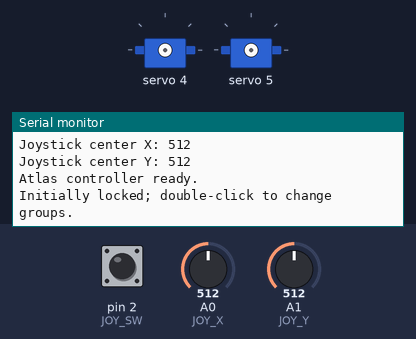
The sketch below on a simulated Arduino Uno, built with avr-gcc and run on an emulated ATmega328P. Parts: 2 × servo, the last lines printed to the serial monitor. Inputs (shaded band) come from the test bench; at power-on: pin 2 (JOY_SW) HIGH, A0 (JOY_X) = 512, A1 (JOY_Y) = 512.

Above: at 1.4 s.
1.5 s: pin 2 (JOY_SW) pulled LOW for 0.15 s
At 2.9 s:
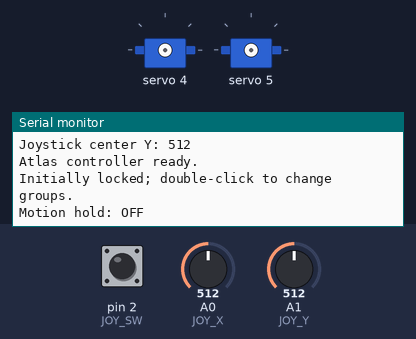
3.5 s: A0 (JOY_X) set to 566
5.0 s: A0 (JOY_X) set to 584
6.5 s: A1 (JOY_Y) set to 559
8.0 s: A1 (JOY_Y) set to 592
9.5 s: pin 2 (JOY_SW) pulled LOW for 1 s
At 11.4 s:
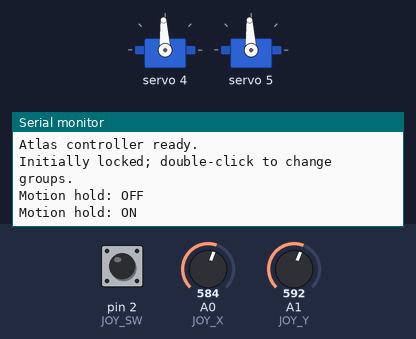

The sketch:

Atlas_V1.ino
```cpp
#include <Wire.h>
#include <Adafruit_PWMServoDriver.h>

// ---------- HARDWARE ----------
Adafruit_PWMServoDriver pca = Adafruit_PWMServoDriver(0x40);

const byte JOY_X  = A0;
const byte JOY_Y  = A1;
const byte JOY_SW = 2;

// ---------- CONTROL TIMING ----------
const unsigned long UPDATE_MS = 20;
const unsigned long DOUBLE_CLICK_MS = 500;
const unsigned long DEBOUNCE_MS = 30;

const int DEADZONE = 65;

// Conservative initial pulse range.
// Widen only after checking each joint's mechanical limits.
const int SERVO_MIN_US = 1000;
const int SERVO_MAX_US = 2000;

// ---------- JOINT DATA ----------
struct Joint {
  const char* name;
  byte channel;
  float currentAngle;
  int minAngle;
  int maxAngle;
  float maxStepPerUpdate;
  int direction;
  int lastSentAngle;
};

// Array order is PCA9685 channel order.
// Verify the physical channel-to-joint mapping before operation.
Joint joints[6] = {
  {"gripper",      0, 90, 30, 150, 0.70f,  1, -1},
  {"wristRotate",  1, 90, 30, 150, 0.50f,  1, -1},
  {"elbow",        2, 90, 30, 150, 0.50f,  1, -1},
  {"wristPitch",   3, 90, 30, 150, 0.50f,  1, -1},
  {"base",         4, 90, 30, 150, 0.50f,  1, -1},
  {"shoulder",     5, 90, 30, 150, 0.40f,  1, -1}
};

// Gripper range is deliberately conservative until calibrated.
// Increase its limits only after verifying the linkage cannot bind.

// Control pairs, in the agreed order.
const byte GROUPS[3][2] = {
  {4, 5},
  {2, 3},
  {1, 0}
};

const char* GROUP_NAMES[3] = {
  "Channels 4 & 5",
  "Channels 2 & 3",
  "Channels 1 & 0"
};

byte activeGroup = 0;

// Starts locked; no motion until explicitly unlocked.
bool holdMode = true;

// ---------- JOYSTICK CENTER ----------
int centerX = 512;
int centerY = 512;

// ---------- BUTTON STATE ----------
bool lastRawButton = HIGH;
bool stableButton = HIGH;

unsigned long lastDebounceTime = 0;
unsigned long firstClickTime = 0;
bool waitingForSecondClick = false;

// ---------- LOOP TIMING ----------
unsigned long lastUpdateTime = 0;


// Convert a logical angle to a PCA9685 PWM pulse.
void writeJointAngle(Joint &joint, int angle) {
  angle = constrain(angle, joint.minAngle, joint.maxAngle);

  unsigned long pulseUs =
    SERVO_MIN_US +
    (unsigned long)(SERVO_MAX_US - SERVO_MIN_US) * angle / 180UL;

  unsigned long ticks = pulseUs * 4096UL / 20000UL;

  pca.setPWM(joint.channel, 0, ticks);

  joint.lastSentAngle = angle;
}


// Convert the joystick displacement into a value from -1 to +1.
float readAxisCommand(int pin, int center) {
  int raw = analogRead(pin);
  int delta = raw - center;

  if (abs(delta) <= DEADZONE) {
    return 0.0f;
  }

  float command;

  if (delta > 0) {
    command = (delta - DEADZONE) /
              (float)(1023 - center - DEADZONE);
  } else {
    command = (delta + DEADZONE) /
              (float)(center - DEADZONE);
  }

  return constrain(command, -1.0f, 1.0f);
}


// Move one joint incrementally.
void updateJoint(Joint &joint, float command) {
  if (command == 0.0f) {
    return;
  }

  joint.currentAngle +=
    command * joint.maxStepPerUpdate * joint.direction;

  joint.currentAngle = constrain(
    joint.currentAngle,
    (float)joint.minAngle,
    (float)joint.maxAngle
  );

  int roundedAngle = (int)(joint.currentAngle + 0.5f);

  if (roundedAngle != joint.lastSentAngle) {
    writeJointAngle(joint, roundedAngle);
  }
}


// Poll joystick button: single click = hold toggle,
// double-click = select the next servo pair.
void pollButton() {
  unsigned long now = millis();
  bool reading = digitalRead(JOY_SW);

  if (reading != lastRawButton) {
    lastDebounceTime = now;
    lastRawButton = reading;
  }

  if (now - lastDebounceTime >= DEBOUNCE_MS) {
    if (reading != stableButton) {
      stableButton = reading;

      if (stableButton == LOW) {
        if (waitingForSecondClick &&
            now - firstClickTime <= DOUBLE_CLICK_MS) {

          activeGroup = (activeGroup + 1) % 3;
          waitingForSecondClick = false;

          Serial.print("Selected pair: ");
          Serial.println(GROUP_NAMES[activeGroup]);

        } else {
          waitingForSecondClick = true;
          firstClickTime = now;
        }
      }
    }
  }

  if (waitingForSecondClick &&
      now - firstClickTime > DOUBLE_CLICK_MS) {

    waitingForSecondClick = false;
    holdMode = !holdMode;

    Serial.print("Motion hold: ");
    Serial.println(holdMode ? "ON" : "OFF");
  }
}


void calibrateJoystickCenter() {
  // Keep the stick untouched while powering up.
  long sumX = 0;
  long sumY = 0;

  for (int i = 0; i < 50; i++) {
    sumX += analogRead(JOY_X);
    sumY += analogRead(JOY_Y);
    delay(4);
  }

  centerX = sumX / 50;
  centerY = sumY / 50;

  Serial.print("Joystick center X: ");
  Serial.println(centerX);
  Serial.print("Joystick center Y: ");
  Serial.println(centerY);
}


void setup() {
  Serial.begin(115200);

  pinMode(JOY_SW, INPUT_PULLUP);

  pca.begin();
  pca.setPWMFreq(50);

  // Disable all PCA9685 outputs at startup.
  // Do NOT command the servos to 90 degrees automatically.
  for (byte ch = 0; ch < 16; ch++) {
    pca.setPWM(ch, 0, 4096);
  }

  calibrateJoystickCenter();

  lastRawButton = digitalRead(JOY_SW);
  stableButton = lastRawButton;

  Serial.println("Atlas controller ready.");
  Serial.println("Initially locked; double-click to change groups.");
}


void loop() {
  pollButton();

  unsigned long now = millis();

  if (now - lastUpdateTime < UPDATE_MS) {
    return;
  }

  lastUpdateTime = now;

  if (holdMode) {
    return;
  }

  float xCommand = readAxisCommand(JOY_X, centerX);
  float yCommand = readAxisCommand(JOY_Y, centerY);

  Joint &jointX = joints[GROUPS[activeGroup][0]];
  Joint &jointY = joints[GROUPS[activeGroup][1]];

  updateJoint(jointX, xCommand);
  updateJoint(jointY, yCommand);
}
```

Measured:
- after the input at 1.5 s, the serial monitor: prints a new line after 0.53 s (image 1)
- after the input at 9.5 s, the serial monitor: prints a new line after 0.53 s (image 2)
